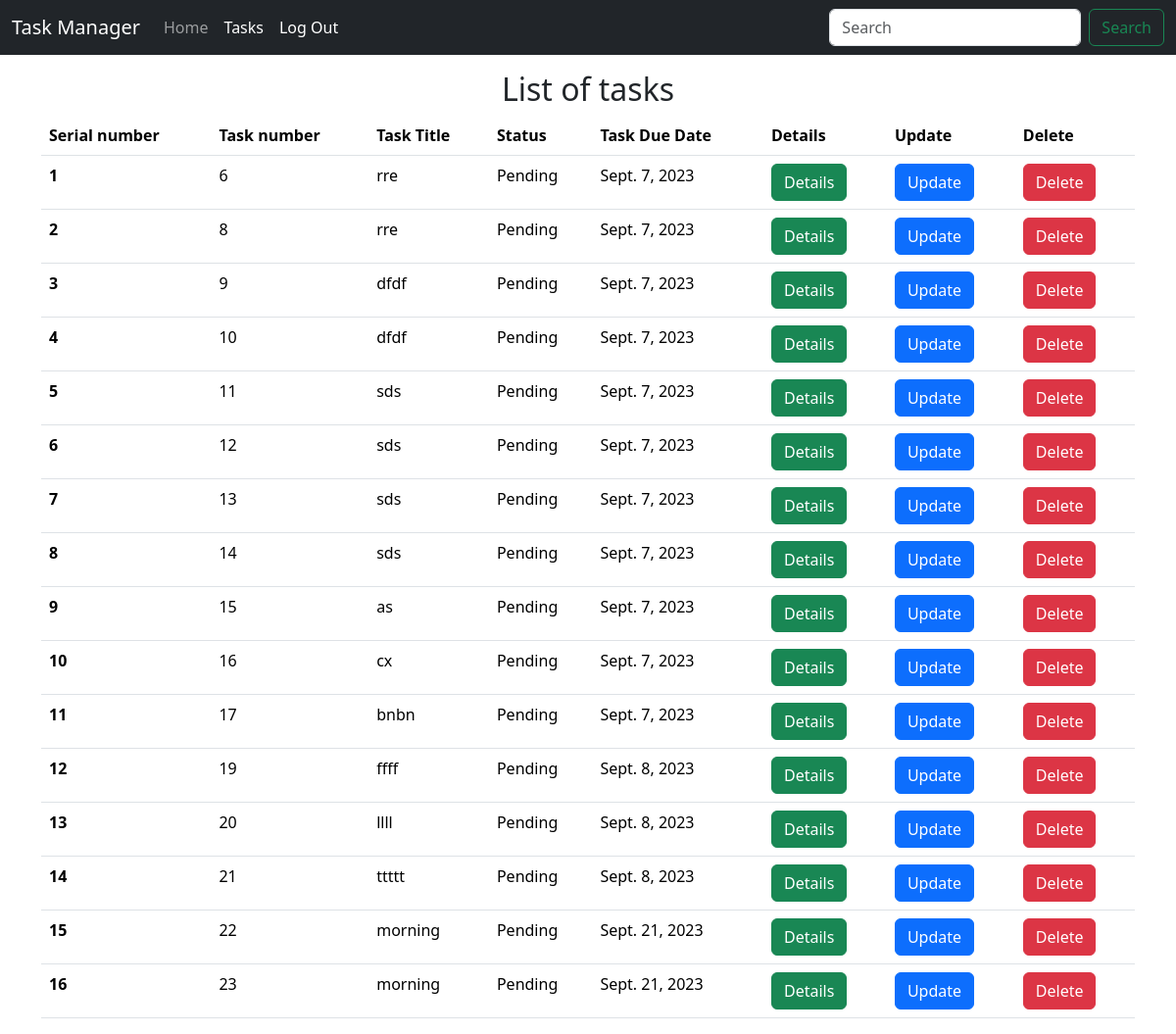
Page /tasks/ (signed in) on the committed database.
### home/models.py (models this page shows, shortened)
class Task(models.Model):
        id=models.AutoField(primary_key=True)
        taskTitle = models.CharField(max_length=30)
        taskDesc = models.TextField()
        date_field= models.DateField()
        time = models.DateField(auto_now_add=True)
        PENDING="Pending"
        COMPLETED="Completed"
        PROGRESS="Progress"
        STATUS=[
                (PENDING,'Pending'), (COMPLETED,'Completed'), (PROGRESS,'Progress')
        ]
        status=models.CharField(max_length=200, choices=STATUS, default=PENDING)

### home/views.py (the view)
# urls.py: path('tasks/', views.tasks,name='tasks'),
@login_required(login_url='login')
def tasks(request):
    allTasks = Task.objects.all()
    context = {'tasks': allTasks}
    return render(request,'tasks.html',context)

### templates/tasks.html (shortened to what this page needs)
<!doctype html>
<html lang="en">
  <head>
    <link href="https://cdn.jsdelivr.net/npm/bootstrap@5.3.1/dist/css/bootstrap.min.css" rel="stylesheet">
  </head>
  <body>
    <nav class="navbar navbar-expand-lg navbar-dark bg-dark">
        <div class="container-fluid">
          <a class="navbar-brand" href="/home">Task Manager</a>
          <div class="collapse navbar-collapse" id="navbarSupportedContent">
            <ul class="navbar-nav me-auto mb-2 mb-lg-0">
              <li class="nav-item">
                <a class="nav-link " aria-current="page" href="/home">Home</a>
              </li>
              <li class="nav-item">
                <a class="nav-link active" href="/tasks">Tasks</a>
              </li>
              <li class="nav-item">
                <a class="nav-link active" href="{% url 'logout' %}">Log Out</a>
              </li>
            </ul>
            <form class="d-flex" role="search">
              <input class="form-control me-2" type="search" placeholder="Search" aria-label="Search">
              <button class="btn btn-outline-success" type="submit">Search</button>
            </form>
          </div>
        </div>
      </nav>
      <div class="container my-3">
        <h2 class="text-center">List of tasks</h2>
        <table class="table">
            <thead>
              <tr>
                <th scope="col">Serial number</th>
                <th scope="col">Task number</th>
                <th scope="col">Task Title</th>
                <th scope="col">Status</th>
                <th scope="col">Task Due Date</th>
                <th scope="col">Details</th>
                <th scope="col">Update</th>
                <th scope="col">Delete</th>
              </tr>
            </thead>
            <tbody>
              {% for  task in tasks %}
              <tr>
                <th scope="row">{{forloop.counter}}</th>
                <td>{{task.id}}</td>
                <td>{{task.taskTitle}}</td>
                <td>{{task.status}}</td>
                <td>{{task.date_field}}</td>
                <td> <a  type=button href="/details/{{task.id}}" class="btn btn-success">Details</a></td>
                <td> <a type=button href="/update/{{task.id}}" class="btn btn-primary">Update</a></td>
                <td><a a type=button href="/delete/{{task.id}}" class="btn btn-danger" >Delete</a></td>
              </tr>
              {% endfor %}
            </tbody>
          </table>
      </div>
  </body>
</html>

### rows in the picture
Task: id "6", taskTitle "rre", status "Pending", date_field "Sept. 7, 2023"
Task: id "8", taskTitle "rre", status "Pending", date_field "Sept. 7, 2023"
Task: id "9", taskTitle "dfdf", status "Pending", date_field "Sept. 7, 2023"
Task: id "10", taskTitle "dfdf", status "Pending", date_field "Sept. 7, 2023"
Task: id "11", taskTitle "sds", status "Pending", date_field "Sept. 7, 2023"
Task: id "12", taskTitle "sds", status "Pending", date_field "Sept. 7, 2023"
Task: id "13", taskTitle "sds", status "Pending", date_field "Sept. 7, 2023"
Task: id "14", taskTitle "sds", status "Pending", date_field "Sept. 7, 2023"
Task: id "15", taskTitle "as", status "Pending", date_field "Sept. 7, 2023"
Task: id "16", taskTitle "cx", status "Pending", date_field "Sept. 7, 2023"
Task: id "17", taskTitle "bnbn", status "Pending", date_field "Sept. 7, 2023"
Task: id "19", taskTitle "ffff", status "Pending", date_field "Sept. 8, 2023"
Task: id "20", taskTitle "llll", status "Pending", date_field "Sept. 8, 2023"
Task: id "21", taskTitle "ttttt", status "Pending", date_field "Sept. 8, 2023"
Task: id "22", taskTitle "morning", status "Pending", date_field "Sept. 21, 2023"
Task: id "23", taskTitle "morning", status "Pending", date_field "Sept. 21, 2023"
